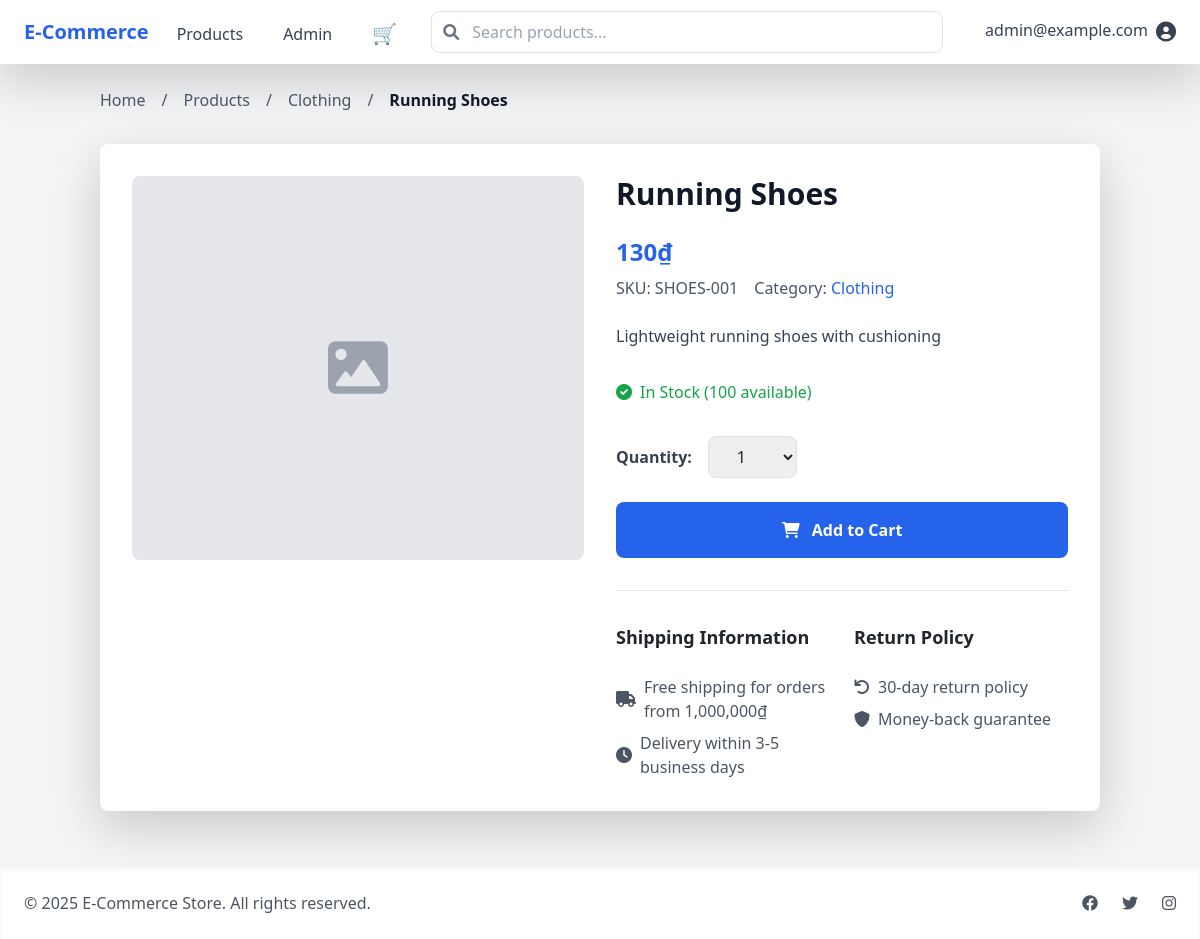
Before: /11 (signed in) with the older database file.
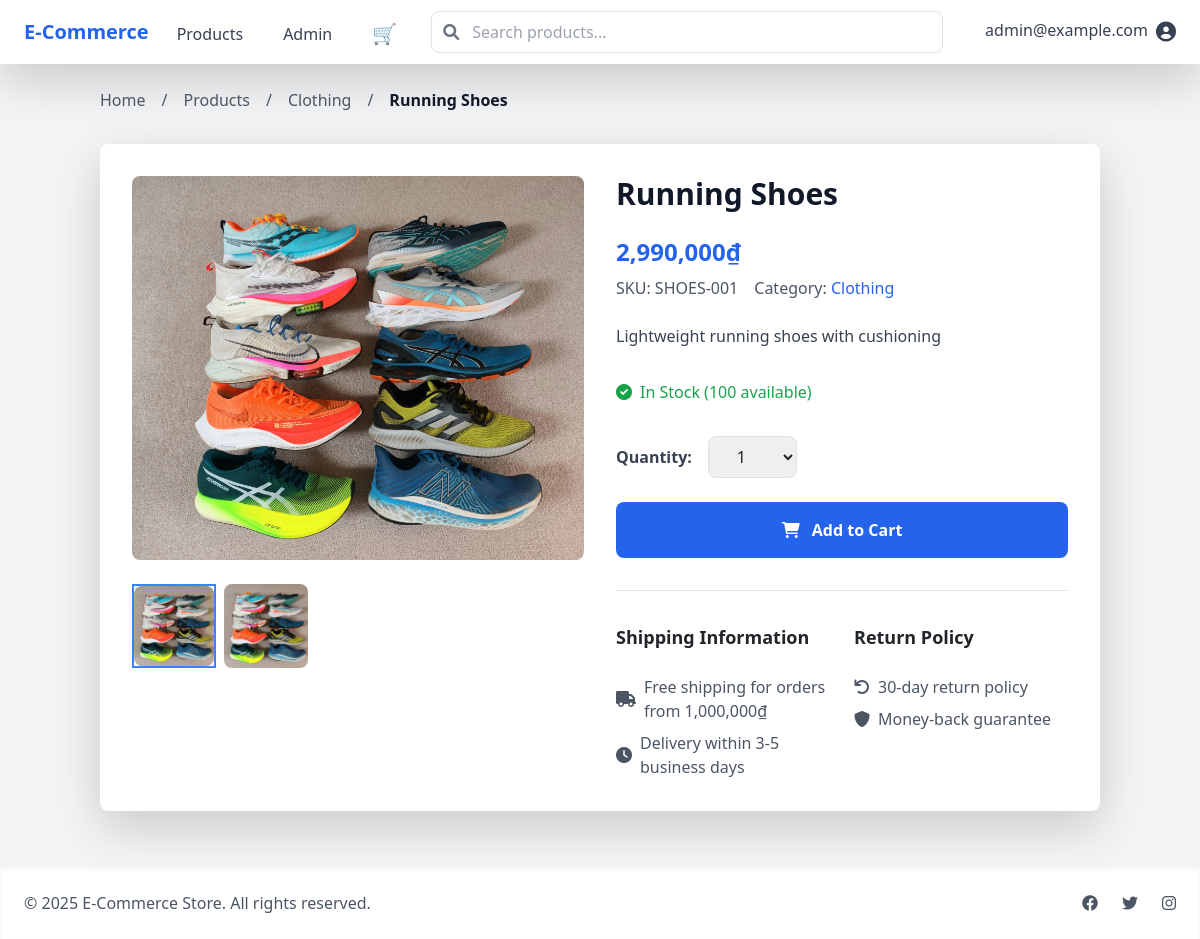
After: the same page with the newer database file.
### models/product.py (models this page shows, shortened)
class Product(db.Model):
    __tablename__ = 'products'
    id = db.Column(db.Integer, primary_key=True)
    name = db.Column(db.String(200), nullable=False)
    description = db.Column(db.Text)
    price = db.Column(db.Integer, nullable=False)
    stock = db.Column(db.Integer, default=0)
    image_url = db.Column(db.String(500))  # Kept for backward compatibility
    category_id = db.Column(db.Integer, db.ForeignKey('categories.id'), nullable=False)
    sku = db.Column(db.String(50), unique=True)
    is_active = db.Column(db.Boolean, default=True)
    created_at = db.Column(db.DateTime, default=datetime.utcnow)
    updated_at = db.Column(db.DateTime, default=datetime.utcnow, onupdate=datetime.utcnow)
    cart_items = db.relationship('CartItem',
                             back_populates='product',
                             lazy=True,
                             cascade='all, delete-orphan')
    order_items = db.relationship('OrderItem', back_populates='product', lazy=True)
    images = db.relationship('ProductImage', backref='product', lazy=True,
                          cascade='all, delete-orphan',
                          order_by='ProductImage.is_primary.desc()')
    category = db.relationship('Category', back_populates='products', lazy=True)
    @property
    def primary_image(self):
        if self.images:
            primary = next((img for img in self.images if img.is_primary), None)
            return primary or self.images[0]
        return None
    @property
    def image_url_or_placeholder(self):
        if self.primary_image:
            return self.primary_image.image_url
        if self.image_url:  # Legacy support
            return self.image_url
        return 'images/placeholder.jpg'  # Default placeholder
    @property
    def price_display(self):
        return "{:,.0f}".format(self.price)

### models/product_image.py (models this page shows, shortened)
class ProductImage(db.Model):
    __tablename__ = 'product_images'
    id = db.Column(db.Integer, primary_key=True)
    product_id = db.Column(db.Integer, db.ForeignKey('products.id', ondelete='CASCADE'), nullable=False)
    image_url = db.Column(db.String(500), nullable=False)
    is_primary = db.Column(db.Boolean, default=False)
    created_at = db.Column(db.DateTime, default=datetime.utcnow)

### routes/products.py (the view)
@products_bp.route('/<int:id>')
def detail(id):
    try:
        query = Product.query
        if not (current_user.is_authenticated and current_user.is_admin):
            query = query.filter_by(is_active=True)
        product = query.options(
            db.joinedload(Product.category),
            db.joinedload(Product.images)
        ).get_or_404(id, description='The product you are looking for may have been removed or is no longer available. Please try searching for similar products.')
        if not product.is_active and (not current_user.is_authenticated or not current_user.is_admin):
            flash('This product is no longer available. Please check our other products.', 'error')
            return redirect(url_for('products.index'))
        return render_template('products/detail.html', product=product)
    except Exception as e:
        current_app.logger.error(f"Error accessing product {id}: {str(e)}")
        raise

### templates/products/detail.html (shortened to what the changed rows need)
{% extends "base.html" %}
{% block content %}
<div class="container mx-auto">
    <nav class="mb-8" aria-label="Breadcrumb">
        <ol class="flex space-x-2 text-gray-600">
            <li><a href="{{ url_for('main.home') }}" class="hover:text-blue-600">Home</a></li>
            <li><span class="mx-2">/</span></li>
            <li><a href="{{ url_for('products.index') }}" class="hover:text-blue-600">Products</a></li>
            <li><span class="mx-2">/</span></li>
            <li><a href="{{ url_for('products.index', category=product.category.name) }}" class="hover:text-blue-600">{{ product.category.name }}</a></li>
            <li><span class="mx-2">/</span></li>
            <li class="text-gray-900 font-semibold">{{ product.name }}</li>
        </ol>
    </nav>
    <div class="bg-white rounded-lg shadow-lg overflow-hidden">
        <div class="grid grid-cols-1 md:grid-cols-2 gap-8 p-8">
            <div class="space-y-4">
                <div class="relative main-image-container">
                    {% set image_url = product.image_url_or_placeholder %}
                    {% if image_url == 'images/placeholder.jpg' %}
                        <div class="w-full h-96 bg-gray-200 rounded-lg flex items-center justify-center">
                            <i class="fas fa-image text-gray-400 text-6xl"></i>
                        </div>
                    {% else %}
                        <img src="{{ url_for('static', filename='uploads/' + image_url) }}"
                             alt="{{ product.name }}"
                             id="mainImage"
                             class="w-full h-96 object-cover rounded-lg cursor-pointer"
                             onerror="this.onerror=null; this.parentElement.innerHTML='<div class=\'w-full h-96 bg-gray-200 rounded-lg flex items-center justify-center\'><i class=\'fas fa-image text-gray-400 text-6xl\'></i></div>';">
                    {% endif %}
                </div>
                {% if product.images and product.images|length > 1 %}
                <div class="grid grid-cols-5 gap-2 mt-4">
                    {% for image in product.images %}
                    <div class="thumbnail-container cursor-pointer {% if loop.first %}border-2 border-blue-500{% endif %}"
                         onclick="switchMainImage('{{ url_for('static', filename='uploads/' + image.image_url) }}', this)">
                        <img src="{{ url_for('static', filename='uploads/' + image.image_url) }}"
                             alt="{{ product.name }} - Image {{ loop.index }}"
                             class="w-full aspect-square object-cover rounded-lg hover:opacity-75 transition-opacity"
                             onerror="this.onerror=null; this.src='{{ url_for('static', filename='images/placeholder.jpg') }}'; this.parentElement.style.display='none';">
                    </div>
                    {% endfor %}
                </div>
                {% endif %}
            </div>
            <div>
                <h1 class="text-3xl font-bold text-gray-900 mb-4">{{ product.name }}</h1>
                <div class="mb-6">
                    <div class="text-2xl font-bold text-blue-600 mb-2">{{ product.price_display }}₫</div>
                    <div class="flex items-center space-x-4">
                        <span class="text-gray-600">SKU: {{ product.sku }}</span>
                        <span class="text-gray-600">Category:
                            <a href="{{ url_for('products.index', category=product.category.name) }}"
                               class="text-blue-600 hover:text-blue-800">
                            </a>
                        </span>
                    </div>
                </div>
                <div class="prose max-w-none mb-8">
                    <p class="text-gray-700">{{ product.description }}</p>
                </div>
                <div class="mb-8">
                    {% if product.stock > 0 %}
                    <div class="flex items-center text-green-600 mb-4">
                        <i class="fas fa-check-circle mr-2"></i>
                        <span>In Stock ({{ product.stock }} available)</span>
                    </div>
                    {% else %}
                    <div class="flex items-center text-red-600 mb-4">
                        <i class="fas fa-times-circle mr-2"></i>
                        <span>Out of Stock</span>
                    </div>
                    {% endif %}
                </div>
                {% if product.is_active and product.stock > 0 %}
                <form action="{{ url_for('cart.add_to_cart', product_id=product.id) }}" method="POST" class="mb-8">
                    <div class="flex items-center space-x-4 mb-4">
                        <label for="quantity" class="text-gray-700 font-semibold">Quantity:</label>
                        <select id="quantity"
                                name="quantity"
                                class="px-4 py-2 border border-gray-300 rounded-lg focus:outline-none focus:border-blue-500">
                            {% for i in range(1, min(product.stock + 1, 11)) %}
                            <option value="{{ i }}">{{ i }}</option>
                            {% endfor %}
                        </select>
                    </div>
                    <button type="submit"
                            class="w-full bg-blue-600 text-white py-3 px-6 rounded-lg font-semibold hover:bg-blue-700 transition duration-300">
                        <i class="fas fa-shopping-cart mr-2"></i>
                        Add to Cart
                    </button>
                </form>
                {% endif %}
                <div class="border-t border-gray-200 pt-8">
                    <div class="grid grid-cols-1 md:grid-cols-2 gap-6">
                    </div>
                </div>
            </div>
        </div>
    </div>
</div>
{% endblock %}

Changed rows visible on the page:
changed Product "Running Shoes": price_display "130" → "2,990,000"
added ProductImage: image_url (picture)
added ProductImage: image_url (picture)
